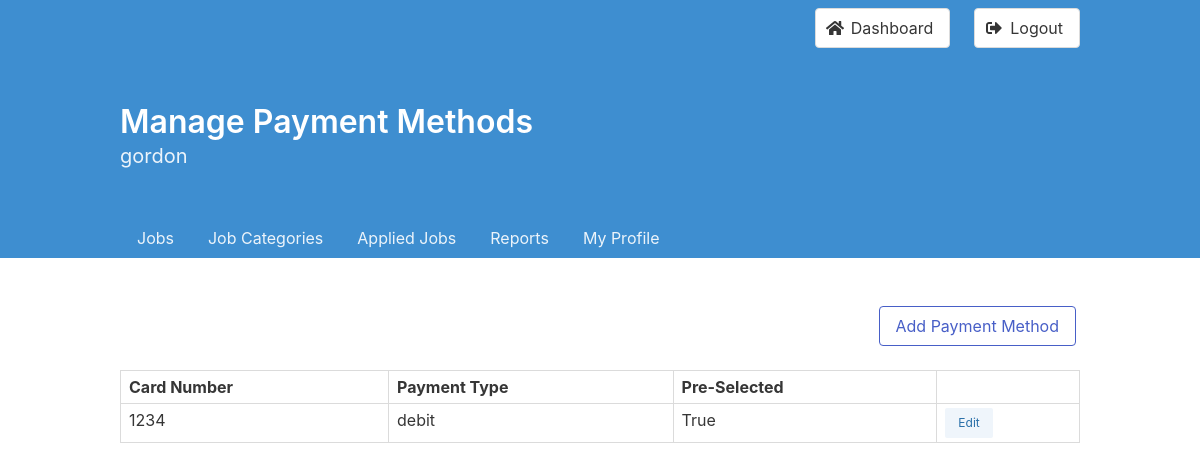
The app's page /managePaymentMethods (signed in) with its own data.
### tables this page shows
CREATE TABLE Payment_Methods
(
    paymentMethodID int                      NOT NULL AUTO_INCREMENT PRIMARY KEY,
    userID          varchar(255)             NOT NULL,
    isPreSelected   boolean                  NOT NULL,
    paymentType     enum ('credit', 'debit') NOT NULL,
    cardNumber      bigint                   NOT NULL,
    FOREIGN KEY (userID) REFERENCES Users (userID) ON DELETE CASCADE
);

### controller/managePaymentMethods.php (called while the page is built, shortened)
<?php
require "model/PaymentMethod.php";
class ManagePaymentMethodsController
{
  public $paymentMethod;
  public function __construct()
  {
    $this->paymentMethod = new PaymentMethod();
  }
  public function invoke()
  {
    $paymentMethods = $this->paymentMethod->getPaymentMethodsOf($_SESSION['username']);
    include 'view/managePaymentMethods.php';
  }
}

### model/Database.php (called while the page is built, shortened)
<?php
class Database
{
  private $_host = '127.0.0.1';
  private $_user = 'gxc353_1';
  private $_pass = 'temp_password';
  private $_name = 'gxc353_1';
  private $_databaseHandler;
  private $_statement;
  public function __construct()
  {
    $dsn = 'mysql:host=' . $this->_host . ';dbname=' . $this->_name;
    $options = [
      PDO::ATTR_EMULATE_PREPARES => false,
      PDO::ATTR_ERRMODE => PDO::ERRMODE_EXCEPTION,
      PDO::ATTR_PERSISTENT => true,
    ];
    try {
      $this->_databaseHandler = new PDO($dsn, $this->_user, $this->_pass, $options);
    } catch (PDOException $e) {
      $this->_error = $e->getMessage();
      echo "<p class=\"has-text-black has-background-warning\">$this->_error</p>";
    }
  }
  public function query($sql)
  {
    $this->_statement = $this->_databaseHandler->prepare($sql);
  }
  public function bind($param, $value, $type = null)
  {
    $this->_statement->bindValue($param, $value, $type);
  }
  public function execute()
  {
    try {
      return $this->_statement->execute();
    } catch (PDOException $e) {
      echo "<p class=\"has-text-black has-background-warning\">{$e->getMessage()}</p>";
    }
  }
  public function fetchAll()
  {
    $this->execute();
    return $this->_statement->fetchAll(PDO::FETCH_OBJ);
  }
}

### model/PaymentMethod.php (called while the page is built, shortened)
<?php
require_once "model/Database.php";
class PaymentMethod
{
  private $_db;
  public function __construct()
  {
    $this->_db = new Database();
  }
  public function getPaymentMethodsOf($username)
  {
    $sql = "SELECT paymentMethodID, isPreSelected, paymentType, cardNumber
    FROM Payment_Methods
    WHERE userID = :username";
    $this->_db->query($sql);
    $this->_db->bind(':username', $username, PDO::PARAM_STR);
    return $this->_db->fetchAll();
  }
}

### view/managePaymentMethods.php (the view, shortened to what this page needs)
<head>
</head>
<body>
  <?php
  require "templates/hero.php";
  ?>
  <section class="section">
    <div class="container">
      <div class="buttons is-right">
        <button class="button is-link is-outlined is-right" id="add-payment-btn">Add Payment Method</button>
      </div>
      <table class="table is-bordered is-striped is-narrow is-hoverable is-fullwidth">
        <thead>
          <tr>
            <th>Card Number</th>
            <th>Payment Type</th>
            <th>Pre-Selected</th>
            <th></th>
          </tr>
        </thead>
        <tbody>
          <?php
          if (isset($paymentMethods)) {
            foreach ($paymentMethods as $index => $obj) {
              echo '<tr>';
              echo "<td>$obj->cardNumber</td>";
              echo "<td>$obj->paymentType</td>";
              if ($obj->isPreSelected) {
                echo "<td>True</td>";
              } else {
                echo "<td>False</td>";
              }
              echo '<td>';
              echo "<a class=\"button is-small is-info is-light\" href=\"managePaymentMethods?updatePaymentMethod=$obj->paymentMethodID\">";
              echo 'Edit';
              echo '</a>';
              echo '</td>';
              echo '</tr>';
            }
          }
          ?>
        </tbody>
      </table>
    </div>
  </section>
</body>
</html>

### records on screen
payment_methods: cardNumber "1234", paymentType "debit", isPreSelected "True"

### other values on screen
$heroTitle "Manage Payment Methods"
$_SESSION["username"] "gordon"
